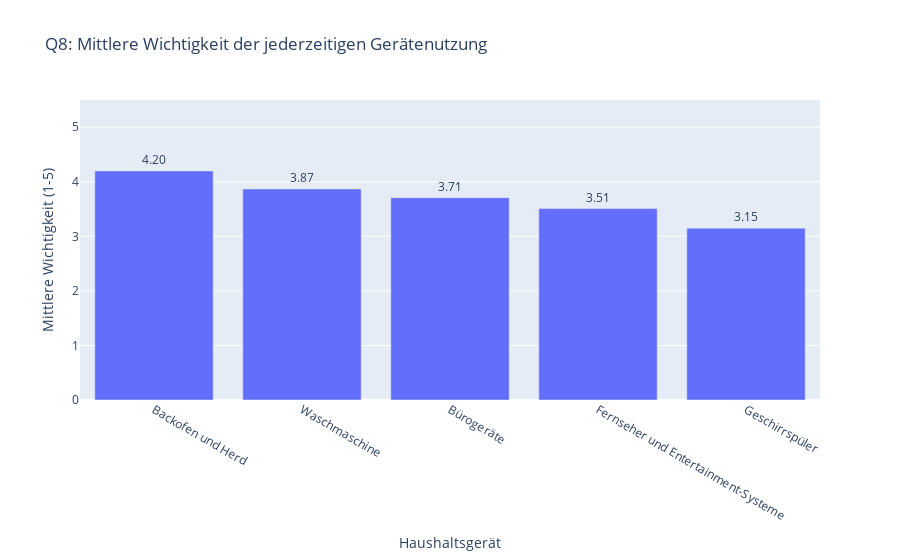

This figure's notebook cell:
### Code cell
# Abschnitt 3: Flexibilitätsbereitschaft der Haushalte (Akzeptanz von Lastverschiebung)
## 3.1 Wichtigkeit der Geräte-Verfügbarkeit (Q8)
# Stelle sicher, dass master_df_f1 aus Abschnitt 0 existiert und nicht leer ist.
# Für diese Analyse verwenden wir master_df_f1, da 'importance_rating' gerätespezifisch ist.
if 'master_df_f1' in locals() and not master_df_f1.empty:
    print(f"Beginne Analyse der Gerätewichtigkeit (Q8) basierend auf master_df_f1 (Shape: {master_df_f1.shape})")

    if 'device' in master_df_f1.columns and 'importance_rating' in master_df_f1.columns:
        print("\n--- Q8: Wichtigkeit der jederzeitigen Gerätenutzung ---")
        
        # Berechne deskriptive Statistiken (Mittelwert, Median, Std) pro Gerät
        # 'importance_rating' sollte bereits numerisch sein aus Abschnitt 0
        q8_stats_per_device = master_df_f1.groupby('device')['importance_rating'].agg(['mean', 'median', 'std', 'count']).round(2)
        q8_stats_per_device = q8_stats_per_device.sort_values(by='mean', ascending=False) # Sortieren nach mittlerer Wichtigkeit
        
        print("Mittlere und mediane Wichtigkeit pro Gerät (1=sehr unwichtig, 5=sehr wichtig):")
        # display(q8_stats_per_device)
        print(q8_stats_per_device)
        
        # Visualisierung der mittleren Wichtigkeit
        # Wir nehmen den Index (Gerätenamen) für die x-Achse und 'mean' für die y-Achse
        fig_q8_importance = px.bar(q8_stats_per_device.reset_index(), 
                                   x='device', y='mean',
                                   title='Q8: Mittlere Wichtigkeit der jederzeitigen Gerätenutzung',
                                   labels={'device': 'Haushaltsgerät', 'mean': 'Mittlere Wichtigkeit (1-5)'},
                                   text='mean') # Zeigt den Wert auf den Balken an
        fig_q8_importance.update_traces(texttemplate='%{text:.2f}', textposition='outside')
        fig_q8_importance.update_yaxes(range=[0, 5.5]) # Y-Achse von 0 bis 5.5 für Kontext
        fig_q8_importance.show()

        # Optional: Verteilung der Wichtigkeitsratings pro Gerät (Boxplots)
        # fig_q8_box = px.box(master_df_f1.dropna(subset=['importance_rating']), 
        #                     x='device', y='importance_rating',
        #                     title='Q8: Verteilung der Wichtigkeitsratings pro Gerät',
        #                     labels={'device': 'Haushaltsgerät', 'importance_rating': 'Wichtigkeit (1-5)'})
        # fig_q8_box.update_yaxes(categoryorder='array', categoryarray=sorted(master_df_f1['device'].dropna().unique()))
        # fig_q8_box.show()
        
    else:
        print("WARNUNG: Spalten 'device' oder 'importance_rating' (für Q8) nicht in master_df_f1 gefunden.")

else:
    print("FEHLER: master_df_f1 ist nicht verfügbar oder leer. Analyse der Gerätewichtigkeit (Q8) kann nicht durchgeführt werden.")

print("\n--- Abschnitt 3.1: Wichtigkeit der Geräte-Verfügbarkeit (Q8) Abgeschlossen ---")

### Figure 1 — Plotly figure (JSON) as saved in the notebook; plotly's stock layout.template omitted (floating-point values rounded to 4 significant figures)
{"data": [{"hovertemplate": "Haushaltsgerät=%{x}<br>Mittlere Wichtigkeit (1-5)=%{text}<extra></extra>", "legendgroup": "", "marker": {"color": "#636efa", "pattern": {"shape": ""}}, "name": "", "orientation": "v", "showlegend": false, "text": [4.2, 3.87, 3.71, 3.51, 3.15], "textposition": "outside", "texttemplate": "%{text:.2f}", "type": "bar", "x": ["Backofen und Herd", "Waschmaschine", "Bürogeräte", "Fernseher und Entertainment-Systeme", "Geschirrspüler"], "xaxis": "x", "y": [4.2, 3.87, 3.71, 3.51, 3.15], "yaxis": "y"}], "layout": {"barmode": "relative", "legend": {"tracegroupgap": 0}, "title": {"text": "Q8: Mittlere Wichtigkeit der jederzeitigen Gerätenutzung"}, "xaxis": {"anchor": "y", "domain": [0, 1], "title": {"text": "Haushaltsgerät"}}, "yaxis": {"anchor": "x", "domain": [0, 1], "range": [0, 5.5], "title": {"text": "Mittlere Wichtigkeit (1-5)"}}}}
